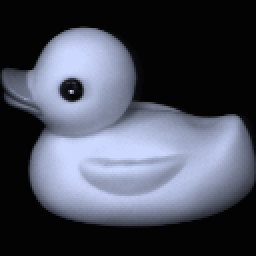
#> input picture Data/coil-20-temps/1/obj1_10300k.png, 128 x 128 px, given in place of obj1__0.png, which was not available (shown 2 times larger)
$ python colorshift.py
#> lines starting #> are read from the running program, lines starting #| are printed output that depends on the picture; pictures that were not available may be replaced by others from this repository, and a replacement may not be noted
from PIL import Image
from tqdm import tqdm

"""
This file is intended for color augmentation of the coil-20 dataset.


"""
kelvin_table = {
    1000: (255, 56, 0),
    1100: (255, 71, 0),
    1200: (255, 83, 0),
    1300: (255, 93, 0),
    1400: (255, 101, 0),
    1500: (255, 109, 0),
    1600: (255, 115, 0),
    1700: (255, 121, 0),
    1800: (255, 126, 0),
    1900: (255, 131, 0),
    2000: (255, 138, 18),
    2100: (255, 142, 33),
    2200: (255, 147, 44),
    2300: (255, 152, 54),
    2400: (255, 157, 63),
    2500: (255, 161, 72),
    2600: (255, 165, 79),
    2700: (255, 169, 87),
    2800: (255, 173, 94),
    2900: (255, 177, 101),
    3000: (255, 180, 107),
    3100: (255, 184, 114),
    3200: (255, 187, 120),
    3300: (255, 190, 126),
    3400: (255, 193, 132),
    3500: (255, 196, 137),
    3600: (255, 199, 143),
    3700: (255, 201, 148),
    3800: (255, 204, 153),
    3900: (255, 206, 159),
    4000: (255, 209, 163),
    4100: (255, 211, 168),
    4200: (255, 213, 173),
    4300: (255, 215, 177),
    4400: (255, 217, 182),
    4500: (255, 219, 186),
    4600: (255, 221, 190),
    4700: (255, 223, 194),
    4800: (255, 225, 198),
    4900: (255, 227, 202),
    5000: (255, 228, 206),
    5100: (255, 230, 210),
    5200: (255, 232, 213),
    5300: (255, 233, 217),
    5400: (255, 235, 220),
    5500: (255, 236, 224),
    5600: (255, 238, 227),
    5700: (255, 239, 230),
    5800: (255, 240, 233),
    5900: (255, 242, 236),
    6000: (255, 243, 239),
    6100: (255, 244, 242),
    6200: (255, 245, 245),
    6300: (255, 246, 247),
    6400: (255, 248, 251),
    6500: (255, 249, 253),
    6600: (254, 249, 255),
    6700: (252, 247, 255),
    6800: (249, 246, 255),
    6900: (247, 245, 255),
    7000: (245, 243, 255),
    7100: (243, 242, 255),
    7200: (240, 241, 255),
    7300: (239, 240, 255),
    7400: (237, 239, 255),
    7500: (235, 238, 255),
    7600: (233, 237, 255),
    7700: (231, 236, 255),
    7800: (230, 235, 255),
    7900: (228, 234, 255),
    8000: (227, 233, 255),
    8100: (225, 232, 255),
    8200: (224, 231, 255),
    8300: (222, 230, 255),
    8400: (221, 230, 255),
    8500: (220, 229, 255),
    8600: (218, 229, 255),
    8700: (217, 227, 255),
    8800: (216, 227, 255),
    8900: (215, 226, 255),
    9000: (214, 225, 255),
    9100: (212, 225, 255),
    9200: (211, 224, 255),
    9300: (210, 223, 255),
    9400: (209, 223, 255),
    9500: (208, 222, 255),
    9600: (207, 221, 255),
    9700: (207, 221, 255),
    9800: (206, 220, 255),
    9900: (205, 220, 255),
    10000: (207, 218, 255),
    10100: (207, 218, 255),
    10200: (206, 217, 255),
    10300: (205, 217, 255),
    10400: (204, 216, 255),
    10500: (204, 216, 255),
    10600: (203, 215, 255),
    10700: (202, 215, 255),
    10800: (202, 214, 255),
    10900: (201, 214, 255),
    11000: (200, 213, 255),
    11100: (200, 213, 255),
    11200: (199, 212, 255),
    11300: (198, 212, 255),
    11400: (198, 212, 255),
    11500: (197, 211, 255),
    11600: (197, 211, 255),
    11700: (197, 210, 255),
    11800: (196, 210, 255),
    11900: (195, 210, 255),
    12000: (195, 209, 255)}


kelvin_list = list(kelvin_table.keys())

for i in tqdm(range(20)):
    image = Image.open(f'Data/coil-20/{i+1}/obj{i+1}__0.png').convert('RGB')
#> image is the input picture: PIL image 128x128 RGB; mean R, G, B 72.2, 76.4, 90

    for temp in kelvin_list:
        r,g,b = kelvin_table[temp]
        color_matrix = (r / 255.0, 0.0, 0.0, 0.0,
                        0.0, g / 255.0, 0.0, 0.0,
                        0.0, 0.0, b / 255.0, 0.0)
        new_image = image.convert('RGB', color_matrix)

        seq =  f'Data/coil-20-temps/{i+1}/obj{i+1}_{str(temp)}k.png'
        new_image.save(seq, "PNG", quality=80, optimize=True, progressive=False)
        new_image.close()
#> this loop made 111 passes
#> pass 1, `new_image = image.convert('RGB', color_matrix)`:
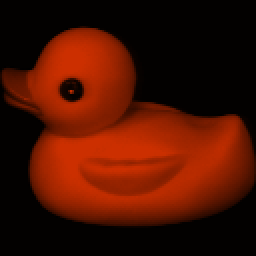
#> new_image: PIL image 128x128 RGB (shown 2 times larger); mean R, G, B 72.2, 16.9, 0
#> pass 3, `new_image = image.convert('RGB', color_matrix)`:
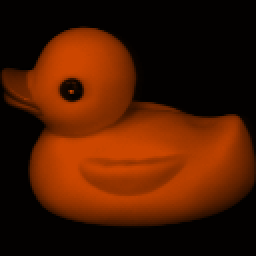
#> new_image: PIL image 128x128 RGB (shown 2 times larger); mean R, G, B 72.2, 24.9, 0

    image.close()
#> pass 2 of the loop `for i in tqdm(range(20)):`:
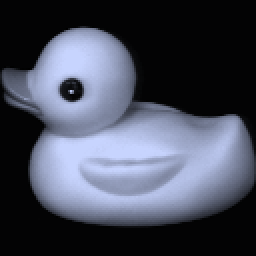
#> input picture Data/coil-20-temps/1/obj1_11100k.png, 128 x 128 px, given in place of obj2__0.png, which was not available (shown 2 times larger)
#> image is the input picture: PIL image 128x128 RGB; mean R, G, B 70.5, 75, 90
#> the loop `for temp in kelvin_list:` made 111 passes
#> pass 1, `new_image = image.convert('RGB', color_matrix)`:
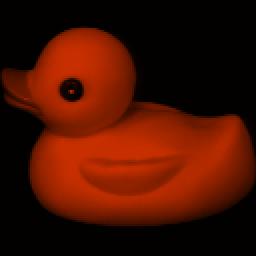
#> new_image: PIL image 128x128 RGB (shown 2 times larger); mean R, G, B 70.5, 16.6, 0
#> pass 3, `new_image = image.convert('RGB', color_matrix)`:
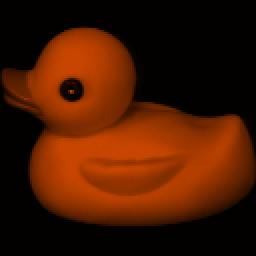
#> new_image: PIL image 128x128 RGB (shown 2 times larger); mean R, G, B 70.5, 24.4, 0
#> (the run stopped early here; a loop or call above may not have finished)
